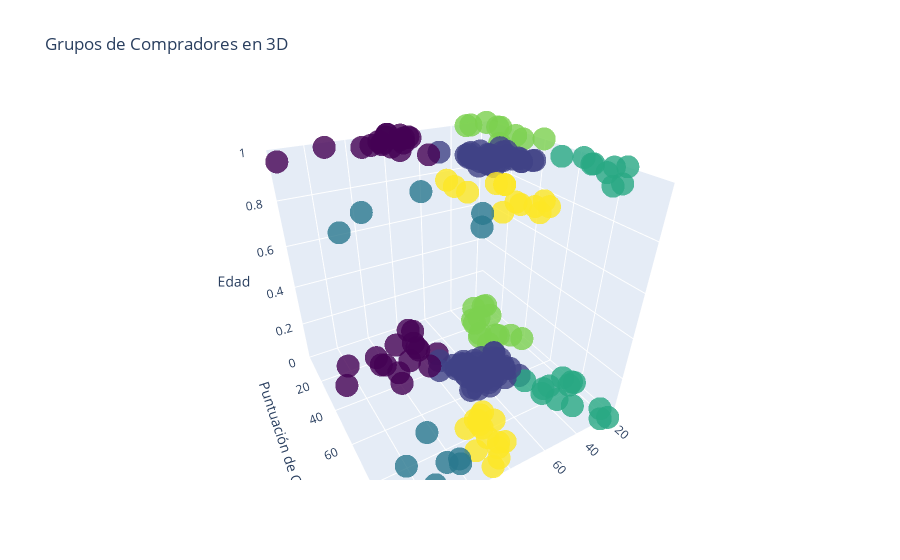

Notebook source saved alongside this figure:
### Code cell
# Crear la figura
fig = go.Figure()

# Añadir un gráfico de dispersión 3D
fig.add_trace(go.Scatter3d(
    x=Datos['Annual Income (k$)'],
    y=Datos['Spending Score (1-100)'],
    z=Datos['Gender'],  # Esto añade la edad al eje Z
    mode='markers',
    marker=dict(
        size=8,
        color=Datos['Grupo'],  # Colorea los puntos según el grupo
        colorscale='viridis',  # Utiliza la misma escala de color que en el gráfico 2D
        opacity=0.8
    )
))

# Añadir etiquetas de ejes y título
fig.update_layout(
    scene=dict(
        xaxis=dict(title='Ingresos Anuales', range=[min(Datos['Annual Income (k$)']), max(Datos['Annual Income (k$)'])]),
        yaxis=dict(title='Puntuación de Gastos', range=[min(Datos['Spending Score (1-100)']), max(Datos['Spending Score (1-100)'])]),
        zaxis=dict(title='Edad', range=[min(Datos['Gender']), max(Datos['Gender'])])
    ),
    title='Grupos de Compradores en 3D'
)

# Mostrar el gráfico
fig.show()

### Figure 1 — Plotly figure (JSON) as saved in the notebook; plotly's stock layout.template omitted (floating-point values rounded to 4 significant figures; data arrays with more than 128 entries replaced by an {"elided": "..."} marker saying what was removed)
{"data": [{"marker": {"color": {"elided": "200 int values"}, "colorscale": [[0, "#440154"], [0.1111, "#482878"], [0.2222, "#3e4989"], [0.3333, "#31688e"], [0.4444, "#26828e"], [0.5556, "#1f9e89"], [0.6667, "#35b779"], [0.7778, "#6ece58"], [0.8889, "#b5de2b"], [1, "#fde725"]], "opacity": 0.8, "size": 8}, "mode": "markers", "type": "scatter3d", "x": {"elided": "200 int values"}, "y": {"elided": "200 int values"}, "z": {"elided": "200 int values"}}], "layout": {"autosize": true, "scene": {"aspectmode": "auto", "aspectratio": {"x": 1, "y": 1, "z": 1}, "camera": {"center": {"x": 0, "y": 0, "z": 0}, "eye": {"x": 0.7697, "y": 1.331, "z": 0.962}, "projection": {"type": "perspective"}, "up": {"x": 0, "y": 0, "z": 1}}, "xaxis": {"range": [15, 137], "title": {"text": "Ingresos Anuales"}, "type": "linear"}, "yaxis": {"range": [1, 99], "title": {"text": "Puntuación de Gastos"}, "type": "linear"}, "zaxis": {"range": [0, 1], "title": {"text": "Edad"}, "type": "linear"}}, "title": {"text": "Grupos de Compradores en 3D"}}}
